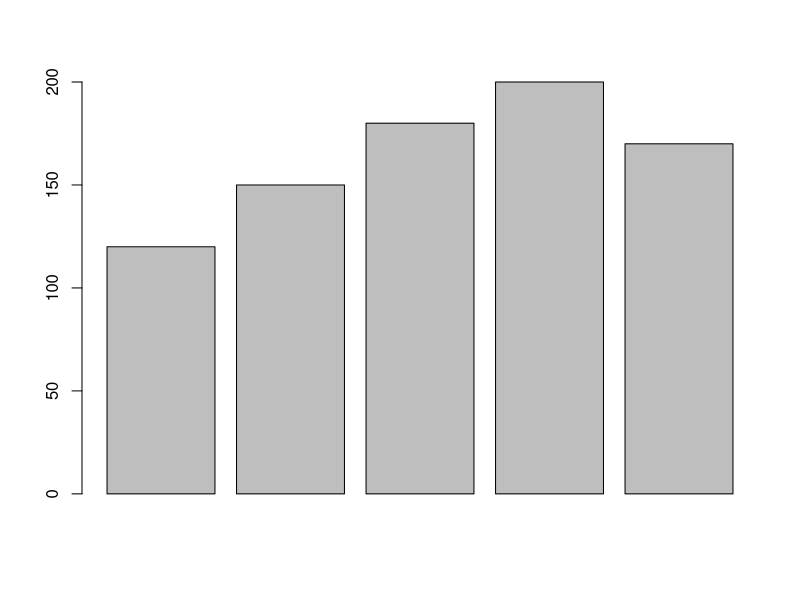
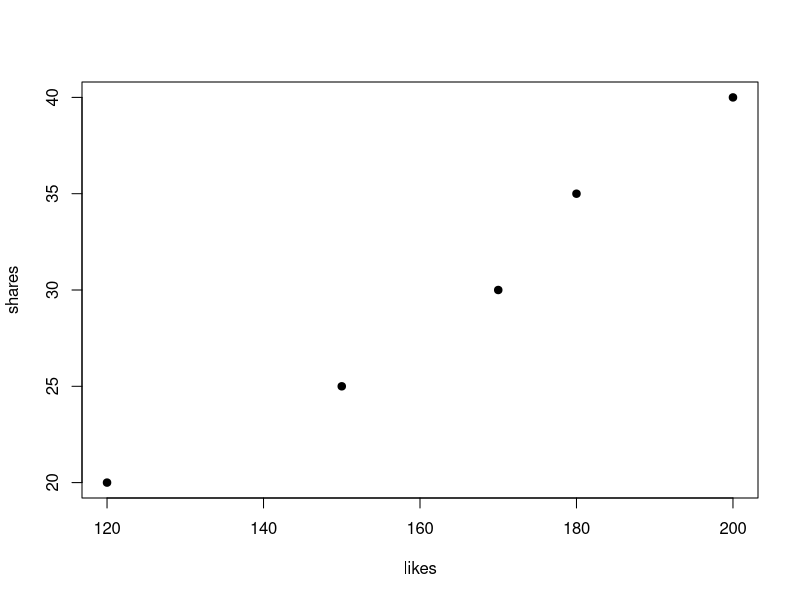
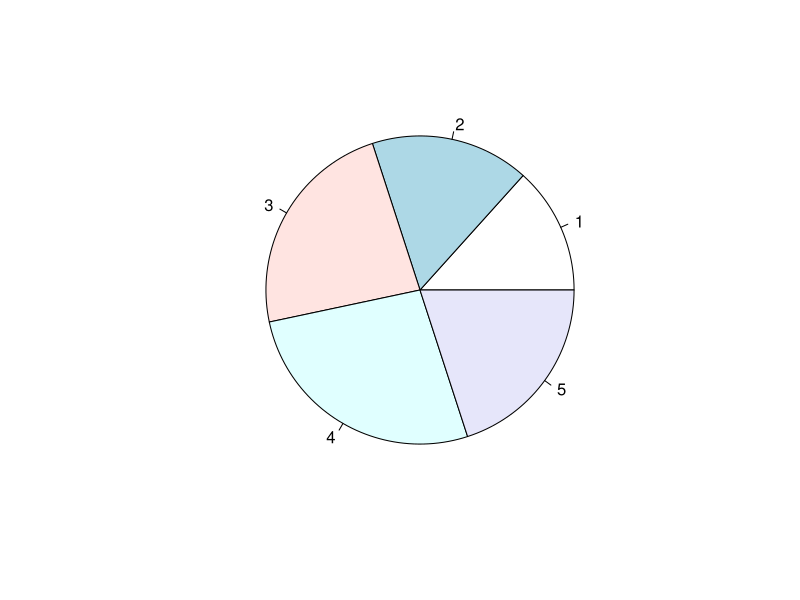

These figures' R source, in order:
likes<-c(120,150,180,200,170)
barplot(likes)

shares<-c(20,25,35,40,30)
plot(likes,shares,pch=19)

pie(shares)

data.frame(likes,shares)
